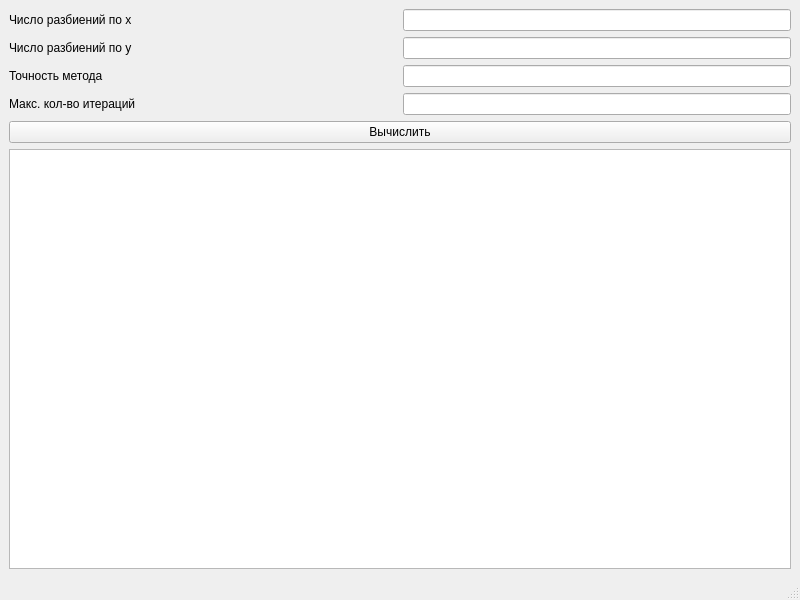
<?xml version="1.0" encoding="UTF-8"?>
<ui version="4.0">
 <class>MainWindow</class>
 <widget class="QMainWindow" name="MainWindow">
  <property name="geometry">
   <rect>
    <x>0</x>
    <y>0</y>
    <width>800</width>
    <height>600</height>
   </rect>
  </property>
  <property name="windowTitle">
   <string>MainWindow</string>
  </property>
  <widget class="QWidget" name="centralwidget">
   <layout class="QGridLayout" name="gridLayout">
    <item row="0" column="0">
     <layout class="QVBoxLayout" name="verticalLayout">
      <item>
       <layout class="QHBoxLayout" name="horizontalLayout" stretch="1,1">
        <item>
         <widget class="QLabel" name="label">
          <property name="text">
           <string>Число разбиений по x</string>
          </property>
         </widget>
        </item>
        <item>
         <widget class="QLineEdit" name="n"/>
        </item>
       </layout>
      </item>
      <item>
       <layout class="QHBoxLayout" name="horizontalLayout_2" stretch="1,1">
        <item>
         <widget class="QLabel" name="label_4">
          <property name="text">
           <string>Число разбиений по y</string>
          </property>
         </widget>
        </item>
        <item>
         <widget class="QLineEdit" name="m"/>
        </item>
       </layout>
      </item>
      <item>
       <layout class="QHBoxLayout" name="horizontalLayout_3" stretch="1,1">
        <item>
         <widget class="QLabel" name="label_2">
          <property name="text">
           <string>Точность метода</string>
          </property>
         </widget>
        </item>
        <item>
         <widget class="QLineEdit" name="Nmax"/>
        </item>
       </layout>
      </item>
      <item>
       <layout class="QHBoxLayout" name="horizontalLayout_4" stretch="1,1">
        <item>
         <widget class="QLabel" name="label_3">
          <property name="text">
           <string>Макс. кол-во итераций</string>
          </property>
         </widget>
        </item>
        <item>
         <widget class="QLineEdit" name="eps"/>
        </item>
       </layout>
      </item>
      <item>
       <widget class="QPushButton" name="pushButton">
        <property name="text">
         <string>Вычислить</string>
        </property>
       </widget>
      </item>
     </layout>
    </item>
    <item row="1" column="0">
     <widget class="QTableWidget" name="table"/>
    </item>
   </layout>
  </widget>
  <widget class="QMenuBar" name="menubar">
   <property name="geometry">
    <rect>
     <x>0</x>
     <y>0</y>
     <width>800</width>
     <height>22</height>
    </rect>
   </property>
  </widget>
  <widget class="QStatusBar" name="statusbar"/>
 </widget>
 <resources/>
 <connections/>
</ui>
